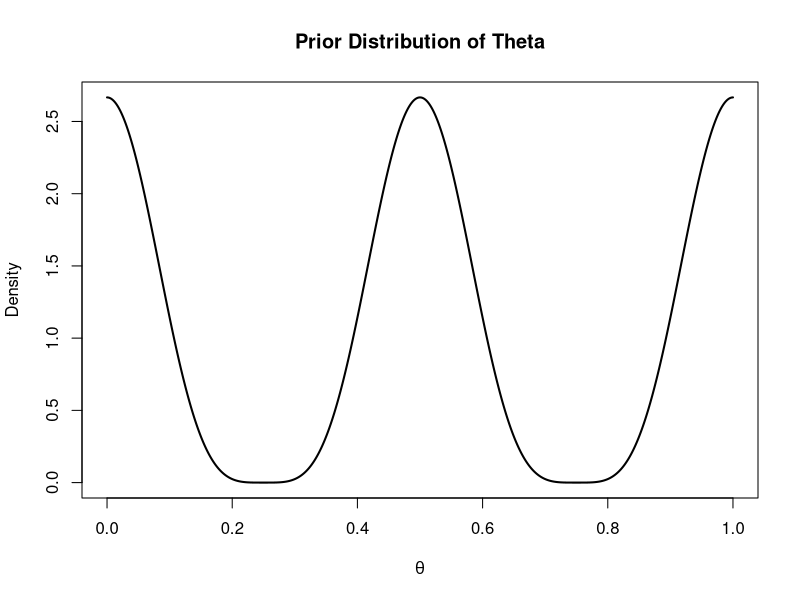
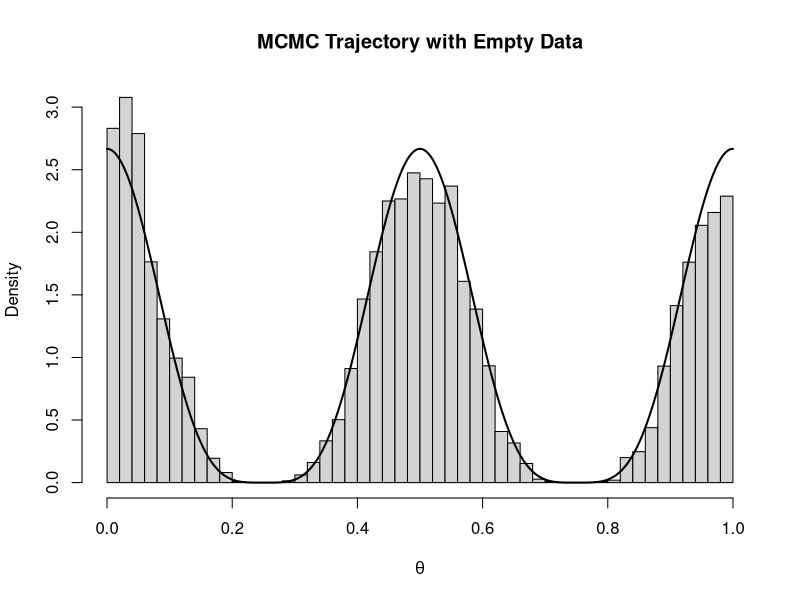
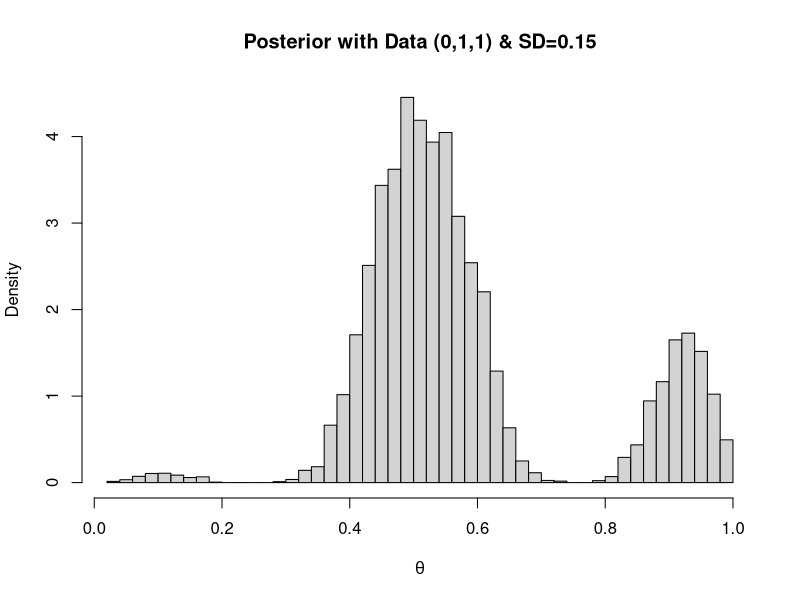
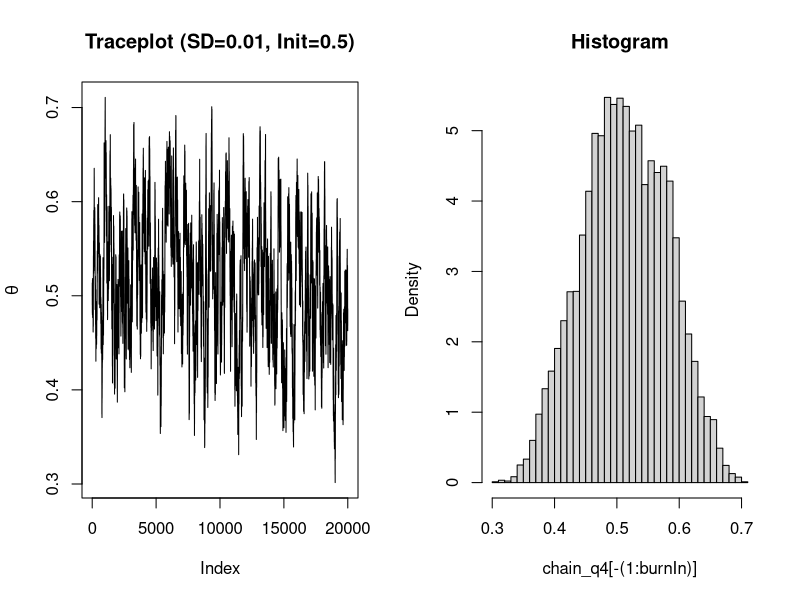
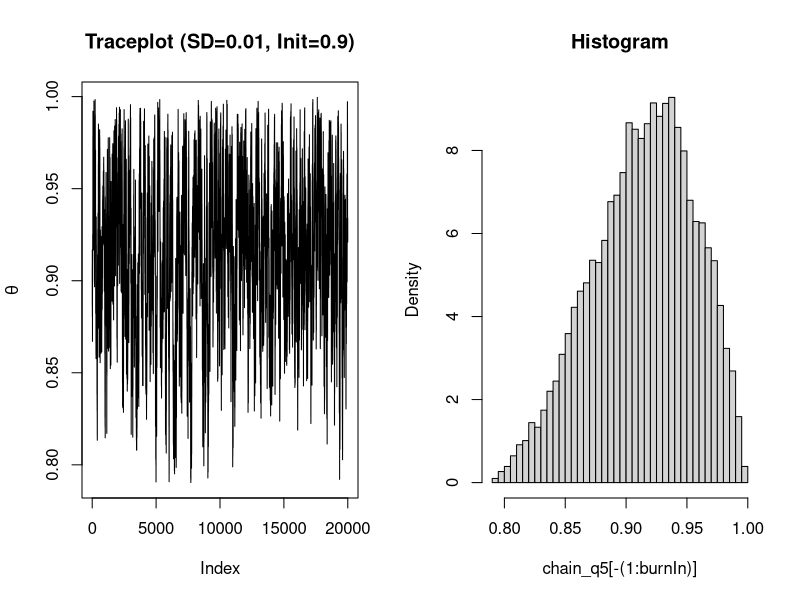

These figures' R source, in order:
## ---- chunk 1
prior <- function(theta) {
  if (theta < 0 || theta > 1) {
    return(0) 
  }
  return( (cos(4 * pi * theta) + 1)^2 / 1.5 )
}

likelihood <- function(theta, data) {
  if (length(data) == 0) {
    return(1) 
  }
  z <- sum(data)       
  N <- length(data)   
  return( (theta^z) * ((1 - theta)^(N - z)) )
}

target <- function(theta, data) {
  return( likelihood(theta, data) * prior(theta) )
}
## ---- chunk 2
theta_values <- seq(0, 1, by = 0.001)
prior_values <- sapply(theta_values, prior)
plot(theta_values, prior_values, type = "l", lwd = 2,
     main = "Prior Distribution of Theta",
     xlab = expression(theta), ylab = "Density")
## ---- chunk 3
run_metropolis <- function(data, proposal_sd, init_theta, iter = 10000) {
  chain <- numeric(iter)
  chain[1] <- init_theta 
  
  for (i in 2:iter) {
    current_theta <- chain[i-1]
    proposed_theta <- rnorm(n = 1, mean = current_theta, sd = proposal_sd)
    p_current <- target(current_theta, data)
    p_proposed <- target(proposed_theta, data)
    if (p_current == 0) {
      accept_prob <- 1
    } else {
      accept_prob <- min(1, p_proposed / p_current)
    }
    
    if (runif(1) < accept_prob) {
      chain[i] <- proposed_theta 
    } else {
      chain[i] <- current_theta 
    }
  }
  
  return(chain)
}
## ---- chunk 4
chain_q2 <- run_metropolis(data = c(), proposal_sd = 0.15, init_theta = 0.5, iter = 20000)

burnIn <- 2000
accepted_chain_q2 <- chain_q2[-(1:burnIn)]

hist(accepted_chain_q2, breaks = 50, freq = FALSE, 
     main = "MCMC Trajectory with Empty Data", xlab = expression(theta))
lines(theta_values, prior_values, lwd = 2) 
## ---- chunk 5
data_q3 <- c(0, 1, 1)
chain_q3 <- run_metropolis(data = data_q3, proposal_sd = 0.15, init_theta = 0.5, iter = 20000)

hist(chain_q3[-(1:burnIn)], breaks = 50, freq = FALSE, 
     main = "Posterior with Data (0,1,1) & SD=0.15", xlab = expression(theta))
## ---- chunk 6
chain_q4 <- run_metropolis(data = data_q3, proposal_sd = 0.01, init_theta = 0.5, iter = 20000)

par(mfrow=c(1,2)) 
plot(chain_q4, type = "l", main = "Traceplot (SD=0.01, Init=0.5)", ylab=expression(theta))
hist(chain_q4[-(1:burnIn)], breaks = 50, freq = FALSE, main = "Histogram")
par(mfrow=c(1,1)) 
## ---- chunk 7
chain_q5 <- run_metropolis(data = data_q3, proposal_sd = 0.01, init_theta = 0.9, iter = 20000)

par(mfrow=c(1,2))
plot(chain_q5, type = "l", main = "Traceplot (SD=0.01, Init=0.9)", ylab=expression(theta))
hist(chain_q5[-(1:burnIn)], breaks = 50, freq = FALSE, main = "Histogram")
par(mfrow=c(1,1))
